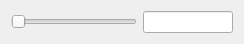
<?xml version="1.0" encoding="UTF-8"?>
<ui version="4.0">
 <class>ParameterSlider</class>
 <widget class="QWidget" name="ParameterSlider">
  <property name="geometry">
   <rect>
    <x>0</x>
    <y>0</y>
    <width>244</width>
    <height>41</height>
   </rect>
  </property>
  <property name="windowTitle">
   <string>Form</string>
  </property>
  <layout class="QHBoxLayout" name="horizontalLayout">
   <item>
    <widget class="QSlider" name="slider">
     <property name="orientation">
      <enum>Qt::Horizontal</enum>
     </property>
    </widget>
   </item>
   <item>
    <widget class="QLineEdit" name="lineEdit">
     <property name="sizePolicy">
      <sizepolicy hsizetype="Fixed" vsizetype="Fixed">
       <horstretch>0</horstretch>
       <verstretch>0</verstretch>
      </sizepolicy>
     </property>
     <property name="minimumSize">
      <size>
       <width>90</width>
       <height>0</height>
      </size>
     </property>
     <property name="maximumSize">
      <size>
       <width>90</width>
       <height>16777215</height>
      </size>
     </property>
     <property name="baseSize">
      <size>
       <width>50</width>
       <height>0</height>
      </size>
     </property>
    </widget>
   </item>
  </layout>
 </widget>
 <resources/>
 <connections/>
</ui>
